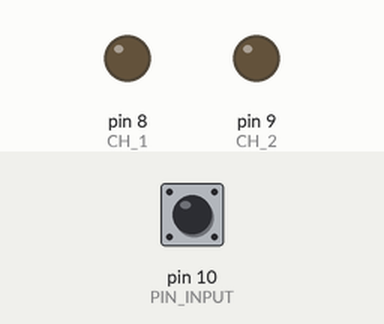
Simulated run of this sketch. Board: Arduino Uno, built with avr-gcc and run on an emulated ATmega328P. Parts: output pins drawn as LEDs (lit = HIGH). Inputs (shaded band) come from the test bench; at power-on: pin 10 (PIN_INPUT) HIGH.

Above: at 1.2 s.
1.3 s: pin 10 (PIN_INPUT) pulled LOW for 0.15 s
At 1.9 s:
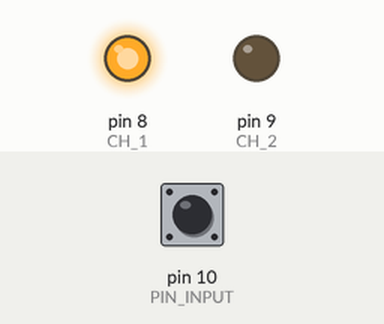
Timing chart, 0 to 4.3 s (numbered marks = the images above; inputs shaded):
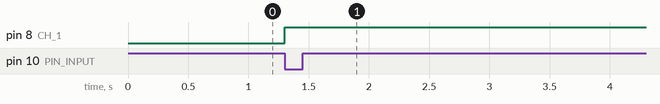

The sketch:

gate_driver.ino
```cpp
#include <Arduino.h>

#define CH_1 8
#define CH_2 9
#define PIN_INPUT 10

void setup()
{
    pinMode(PIN_INPUT, INPUT_PULLUP);
	pinMode(CH_1, OUTPUT);
	pinMode(CH_2, OUTPUT);
    digitalWrite(CH_1, LOW);
    digitalWrite(CH_2, LOW);
    Serial.begin(115200);
}

int candidates = 0;

unsigned long channelOff;

void loop()
{

    int rawValue = digitalRead(PIN_INPUT);

    if (rawValue == LOW) {
        candidates++;
    } else {
        candidates = 0;
    }

    if (candidates > 2) {
        digitalWrite(CH_1, HIGH);
        channelOff = millis() + 300000;
    }

    if (channelOff < millis()) {
        digitalWrite(CH_1, LOW);
    }

    delay(1);
}
```

Measured:
- after the input at 1.3 s, pin 8 (CH_1): LOW → HIGH at once
